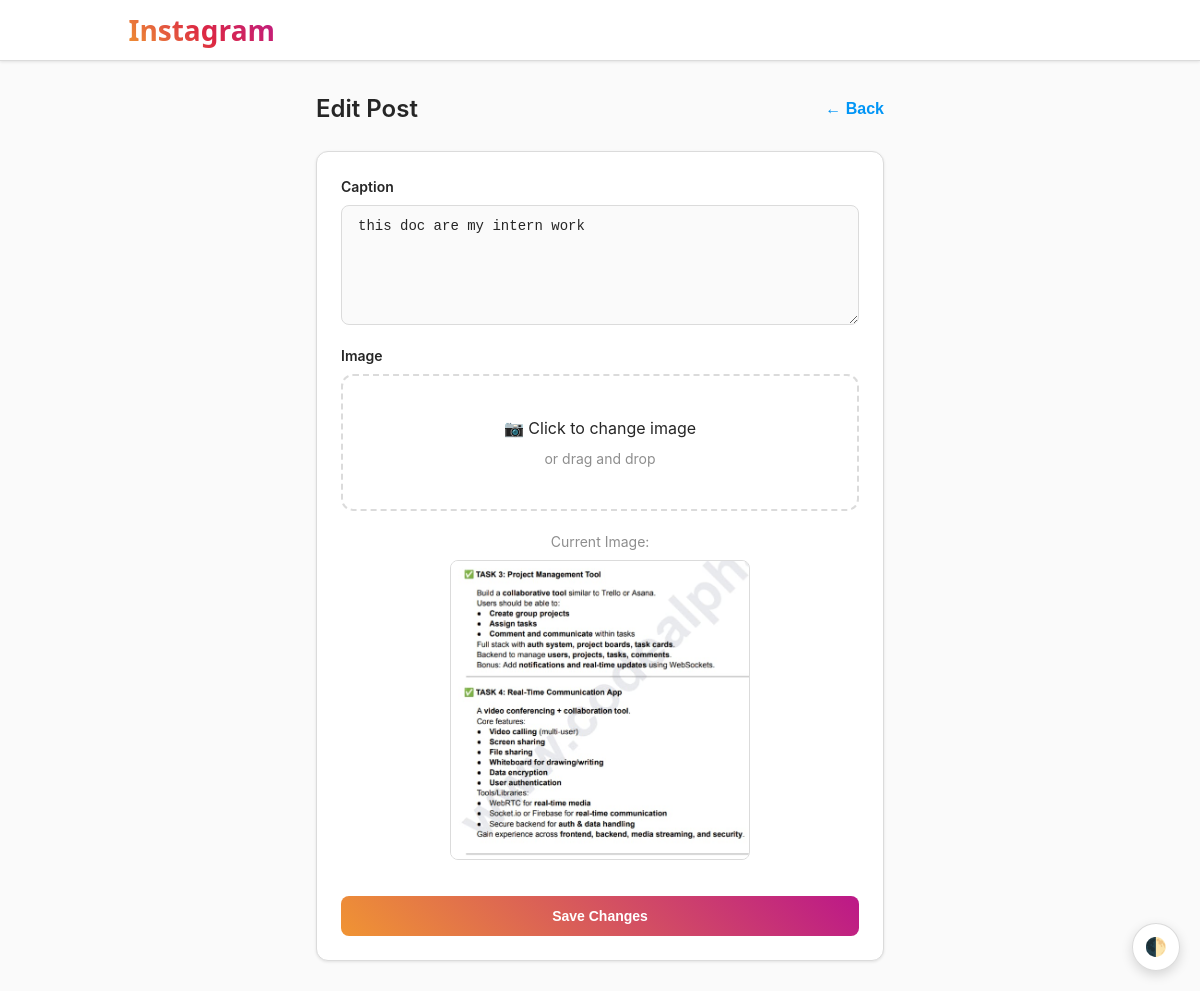
The app's page /post/7/edit/ (signed in) with its own data.
### social/models.py (models this page shows, shortened)
class Post(models.Model):
    user = models.ForeignKey(User, on_delete=models.CASCADE, related_name='posts')
    content = models.TextField()
    image = models.ImageField(upload_to='post_images/', blank=True, null=True)
    created_at = models.DateTimeField(auto_now_add=True)

### social/views.py (the view)
# urls.py: path('post/<int:post_id>/edit/', views.edit_post_view, name='edit_post'),
@login_required
def edit_post_view(request, post_id):
    post = get_object_or_404(Post, id=post_id)
    if post.user != request.user:
        return HttpResponseForbidden()
    if request.method == 'POST':
        form = PostForm(request.POST, request.FILES, instance=post)
        if form.is_valid():
            form.save()
            return redirect('post_detail', post_id=post.id)
    else:
        form = PostForm(instance=post)
    return render(request, 'edit_post.html', {'form': form})

### social/forms.py
class PostForm(forms.ModelForm):
    class Meta:
        model = Post
        fields = ['content', 'image']

### social/templates/edit_post.html (shortened to what this page needs)
<head>
</head>
<body>
    {% load static %}
    <header class="header">
        <div class="header-content">
            <a href="#" class="logo">Instagram</a>
            <button class="dark-mode-toggle" onclick="toggleDarkMode()">🌓</button>
        </div>
    </header>
    <div class="edit-container">
        <div class="edit-header">
            <h1 class="edit-title">Edit Post</h1>
            <button class="back-btn" onclick="window.history.back()">
                ← Back
            </button>
        </div>
        <form method="post" enctype="multipart/form-data" class="edit-form">
            <div class="form-group">
                <label for="id_content" class="form-label">Caption</label>
                <textarea id="id_content" name="content" class="form-textarea">{{ form.instance.content }}</textarea>
            </div>
            <div class="form-group">
                <label class="form-label">Image</label>
                <div class="file-input-container">
                    <label for="id_image" class="file-input-label">
                        <div>📷 Click to change image</div>
                        <div class="file-input-text">or drag and drop</div>
                    </label>
                </div>
                {% if form.instance.image %}
                    <div class="current-image">
                        <span class="current-image-label">Current Image:</span>
                        <img src="{{ form.instance.image.url }}" alt="Current post image">
                    </div>
                {% endif %}
            </div>
            <button type="submit" class="submit-btn">Save Changes</button>
        </form>
    </div>
</body>

### social/templates/edit_post.html (style rules this page uses)
* { box-sizing: border-box; margin: 0; padding: 0; }
body { font-family: -apple-system, BlinkMacSystemFont, 'Segoe UI', Roboto, Helvetica, Arial, sans-serif; background: var(--background); color: var(--text-primary); line-height: 1.5; transition: var(--transition); }
.header { background: var(--card-background); border-bottom: 1px solid var(--border-color); position: sticky; top: 0; z-index: 100; box-shadow: var(--shadow); }
.header-content { max-width: 975px; margin: 0 auto; padding: 8px 16px; display: flex; align-items: center; justify-content: space-between; height: 60px; }
.logo { font-size: 28px; font-weight: 700; background: linear-gradient(45deg, #f09433 0%, #e6683c 25%, #dc2743 50%, #cc2366 75%, #bc1888 100%); -webkit-background-clip: text; -webkit-text-fill-color: transparent; background-clip: text; text-decoration: none; font-family: 'Segoe UI', sans-serif; }
.edit-container { max-width: 600px; margin: 30px auto; padding: 0 16px; }
.edit-header { display: flex; align-items: center; justify-content: space-between; margin-bottom: 24px; }
.edit-title { font-size: 24px; font-weight: 600; }
.back-btn { background: none; border: none; color: var(--primary-color); font-weight: 600; cursor: pointer; font-size: 16px; display: flex; align-items: center; gap: 6px; }
.edit-form { background: var(--card-background); border: 1px solid var(--border-color); border-radius: var(--border-radius); padding: 24px; box-shadow: var(--shadow); }
.form-group { margin-bottom: 20px; }
.form-label { display: block; margin-bottom: 8px; font-weight: 600; font-size: 14px; }
.form-input, .form-textarea { width: 100%; padding: 12px 16px; border: 1px solid var(--border-color); border-radius: var(--border-radius-small); background: var(--background); color: var(--text-primary); font-size: 14px; transition: var(--transition); }
.form-textarea { min-height: 120px; resize: vertical; }
.file-input-container { position: relative; margin-bottom: 16px; }
.file-input-label { display: block; padding: 40px 20px; border: 2px dashed var(--border-color); border-radius: var(--border-radius); text-align: center; cursor: pointer; transition: var(--transition); }
.file-input-text { font-size: 14px; color: var(--text-secondary); margin-top: 8px; }
.current-image { margin-top: 20px; text-align: center; }
.current-image-label { font-size: 14px; color: var(--text-secondary); margin-bottom: 8px; display: block; }
.current-image img { max-width: 100%; max-height: 300px; border-radius: var(--border-radius-small); border: 1px solid var(--border-color); }
.submit-btn { width: 100%; padding: 12px; background: linear-gradient(45deg, #f09433, #bc1888); color: white; border: none; border-radius: var(--border-radius-small); font-weight: 600; font-size: 14px; cursor: pointer; transition: var(--transition); margin-top: 16px; }
.dark-mode-toggle { position: fixed; bottom: 20px; right: 20px; background: var(--card-background); border: 1px solid var(--border-color); color: var(--text-primary); padding: 12px; border-radius: 50%; cursor: pointer; font-size: 18px; box-shadow: var(--shadow-hover); z-index: 1000; transition: var(--transition); }

### records on screen
Post: content "this doc are my intern work", instance.image (picture)
